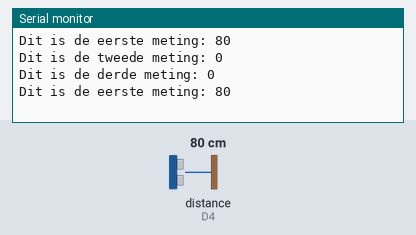
Recording of a sketch running on a simulated ESP8266 (NodeMCU). Shown: the last lines printed to the serial monitor. Wiring (inferred from the names in the program): ultrasonic range finder: trigger D6; echo D4. The inputs (shaded band) are chosen by the test bench; at power-on: distance to the obstacle (sensor on D4) 80 cm. The echo pulse lasts 58.3 µs per cm.

Above: at 3.1 s.
3.2 s: distance to the obstacle (sensor on D4) set to 2 cm
At 3.8 s:
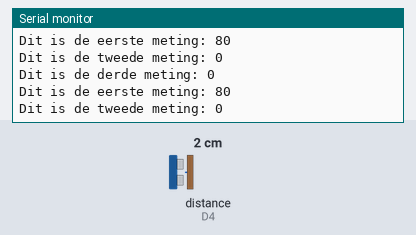
6.3 s: distance to the obstacle (sensor on D4) set to 4 cm
At 7.8 s:
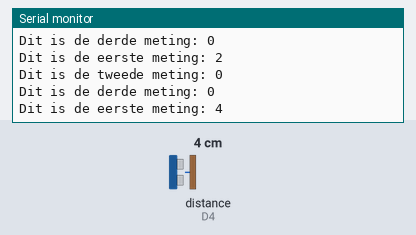
Timing chart, 0 to 9.3 s (numbered marks = the images above; inputs shaded):
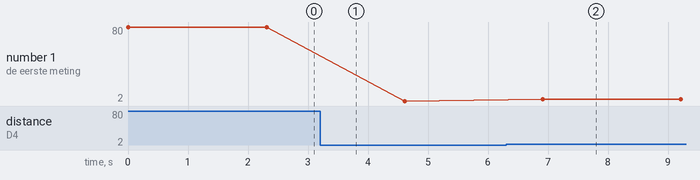

The sketch:

Ultrasoon_Test.ino
```cpp
#define echoPin D4
#define trigPin D6

#define trigPin2 D7
#define trigPin3 D8

long duration;
long distance;

void setup()
{

  Serial.begin(9600);
  pinMode (echoPin, INPUT);
  pinMode (trigPin, OUTPUT);
  pinMode (trigPin2, OUTPUT);
  pinMode (trigPin3, OUTPUT);
}


void loop()
{
 digitalWrite(trigPin, LOW);
 delayMicroseconds(2);
 digitalWrite(trigPin, HIGH);
 delayMicroseconds(10);

 digitalWrite(trigPin,LOW);
 duration = pulseIn (echoPin, HIGH);

 //This gives us distance in cm

 distance = duration/58.2;
 Serial.print ("Dit is de eerste meting: ");
 Serial.println (distance);


 //Milliseconds

 delay(100);

digitalWrite(trigPin2, LOW);
 delayMicroseconds(2);
 digitalWrite(trigPin2, HIGH);
 delayMicroseconds(10);

 digitalWrite(trigPin2,LOW);
 duration = pulseIn (echoPin, HIGH);

 //This gives us distance in cm

 distance = duration/58.2;
 Serial.print("Dit is de tweede meting: ");
 Serial.println (distance);


 //Milliseconds

 delay(100);
 digitalWrite(trigPin3, LOW);
 delayMicroseconds(2);
 digitalWrite(trigPin3, HIGH);
 delayMicroseconds(10);

 digitalWrite(trigPin3,LOW);
 duration = pulseIn (echoPin, HIGH);

 //This gives us distance in cm

 distance = duration/58.2;
 Serial.print("Dit is de derde meting: ");
 Serial.println (distance);


 //Milliseconds

 delay(100);

}
```

Measured:
- after the input at 6.3 s, the serial monitor: prints a new line after 0.61 s (image 2)
- plotted number 1: 80 → 2 after the input at 3.2 s, 2 → 4 after the input at 6.3 s
